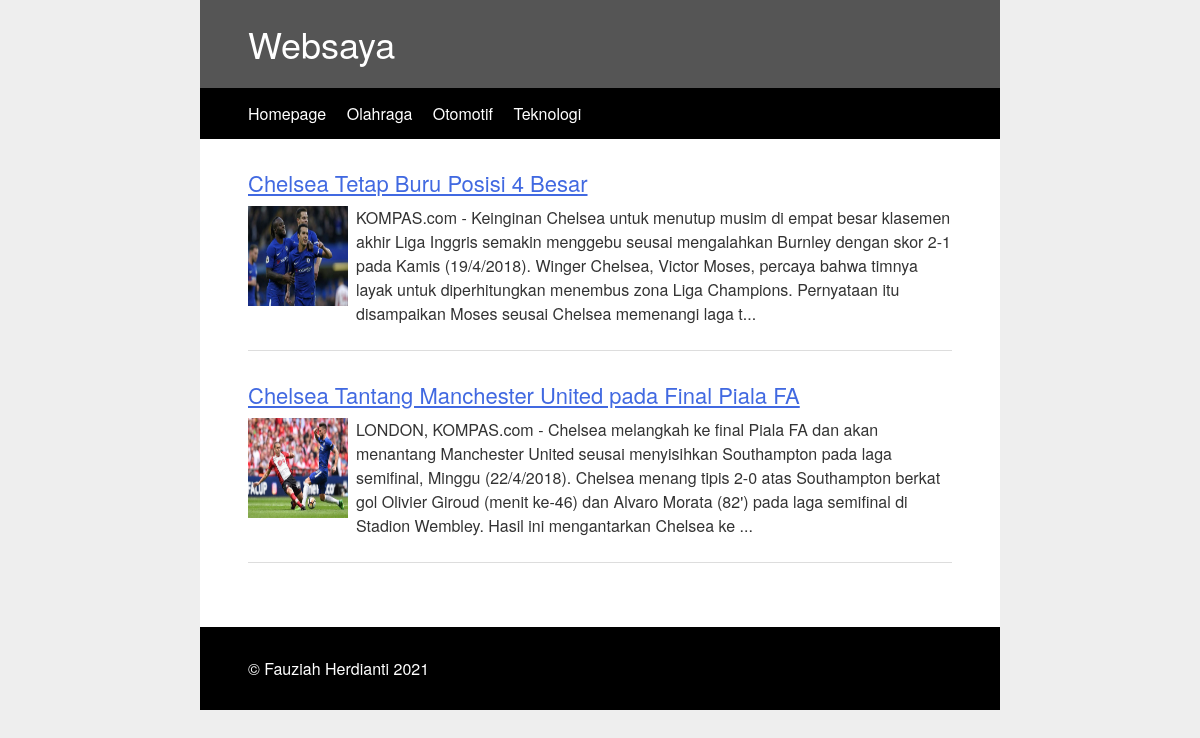
The app's page /index.php?p=perkategori&id=1 with its own data.
### tables this page shows
CREATE TABLE `kategori` (
  `id_kategori` int(10) NOT NULL,
  `nm_kategori` varchar(100) NOT NULL
);

CREATE TABLE `konten` (
  `id_konten` int(100) NOT NULL,
  `id_user` int(5) NOT NULL,
  `id_kategori` int(10) NOT NULL,
  `judul` varchar(200) NOT NULL,
  `date` datetime NOT NULL DEFAULT CURRENT_TIMESTAMP,
  `gambar` varchar(300) NOT NULL,
  `isi` text NOT NULL
);

### application/lib/config.php (called while the page is built, shortened)
<?php
$baseurl 	= 'http://localhost/websaya/';

### application/functions/app.php (called while the page is built, shortened)
<?php
function TampilkanSemuaKategori() {
	$query = "SELECT * FROM kategori ORDER BY nm_kategori ASC";
	return result($query);
}
function TampilkanSemuaArtikelByKategori($id) {
	$query = "SELECT * FROM konten WHERE id_kategori='$id' ORDER BY id_konten DESC";
	return result($query);
}
function result($query){
	global $link;
	if ($result = mysqli_query($link, $query) or die('gagal menampilkan data')){
		return $result;
	}
}
function excerpt($string){
	$string = substr($string, 0, 350);
	return $string . "...";
}
?>

### pages/perkategori.php (the view)
<div class="main">
	<?php
	$id = $_GET['id'];
	$dataArtikel = TampilkanSemuaArtikelByKategori($id);
	while($row=mysqli_fetch_assoc($dataArtikel)){
		?>
		<div>
			<a href="<?=$baseurl;?>index.php?p=artikel&id=<?=$row['id_konten'];?>"><h3><?=$row['judul'];?></h3></a>
			<p><img src="<?=$row['gambar'];?>" width="100px" height="100px" style="float:left; margin-right: 8px;"><?=excerpt($row['isi']);?></p>
			<hr>
		</div>
		<?php } ?>
	</div>

### views/header.php (shortened to what this page needs)
<!DOCTYPE html>
<html lang="en">
	<head>
		<link rel="stylesheet" href="assets/css/styles.css">
	</head>
	<body>
		<div class="container">
			<div class="header">
				<h1 class="header-heading">Websaya</h1>
			</div>
			<div class="nav-bar">
				<ul class="nav">
					<li><a href="<?=$baseurl;?>">Homepage</a></li>
					<?php
					$semuakategori = TampilkanSemuaKategori();
					while ($row=mysqli_fetch_assoc($semuakategori)) {
					?>
					<li><a href="<?=$baseurl;?>index.php?p=perkategori&id=<?=$row['id_kategori'];?>"><?=$row['nm_kategori'];?></a></li>
					<?php } ?>
				</ul>
			</div>
			<div class="content">

### assets/css/styles.css (style rules this page uses)
body { margin: 0; padding: 0; color: #333; background-color: #eee; font: 1em/1.2 "Helvetica Neue", Helvetica, Arial, Geneva, sans-serif; }
h1,h2,h3,h4,h5,h6 { margin: 0 0 .5em; font-weight: 500; line-height: 1.1; }
h1 { font-size: 2.25em; }
h3 { font-size: 1.375em; }
p { margin: 0 0 1.5em; line-height: 1.5; }
hr { height: 0; margin-top: 1em; margin-bottom: 2em; border: 0; border-top: 1px solid #ddd; }
a:link { color: royalblue; }
.container { max-width: 50em; margin: 0 auto; background-color: #fff; }
.header { color: #fff; background: #555; padding: 1em 1.25em; }
.header-heading { margin: 0; }
.nav-bar { background: #000; padding: 0; }
.content { padding: 1em 1.25em; }
.nav { margin: 0; padding: 0; list-style: none; }
.nav li { display: inline; margin: 0; }
.nav a { display: block; padding: .7em 1.25em; color: #fff; text-decoration: none; border-bottom: 1px solid gray; }
.nav a:link { color: white; }
@media (min-width: 42em) { .header { padding: 1.5em 3em; } }
@media (min-width: 42em) { .nav-bar { padding: 1em 3em; } }
@media (min-width: 42em) { .content { padding: 2em 3em; } }
@media (min-width: 42em) { .nav li { display: inline; margin: 0 1em 0 0; } }
@media (min-width: 42em) { .nav a { display: inline; padding: 0; border-bottom: 0; } }

### records on screen
kategori: nm_kategori "Olahraga"
kategori: nm_kategori "Otomotif"
kategori: nm_kategori "Teknologi"
konten: judul "Chelsea Tetap Buru Posisi 4 Besar", gambar (picture), isi "KOMPAS.com - Keinginan Chelsea untuk menutup musim di empat besar klasemen akhir Liga Inggris semakin menggebu seusai mengalahkan Burnley dengan skor 2-1 pada Kamis (19/4/2018). Winger Chelsea, Victor Moses, percaya bahwa timnya layak untuk diperhitungkan menembus zona Liga Champions. Pernyataan itu disampaikan Moses seusai Chelsea memenangi laga t..."
konten: judul "Chelsea Tantang Manchester United pada Final Piala FA", gambar (picture), isi "LONDON, KOMPAS.com - Chelsea melangkah ke final Piala FA dan akan menantang Manchester United seusai menyisihkan Southampton pada laga semifinal, Minggu (22/4/2018). Chelsea menang tipis 2-0 atas Southampton berkat gol Olivier Giroud (menit ke-46) dan Alvaro Morata (82') pada laga semifinal di Stadion Wembley. Hasil ini mengantarkan Chelsea ke ..."
